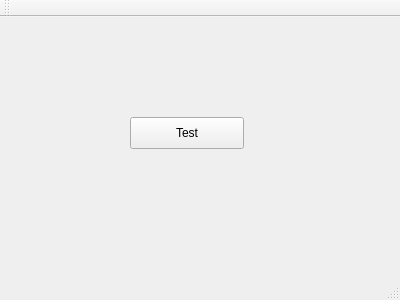
<?xml version="1.0" encoding="UTF-8"?>
<ui version="4.0">
 <class>MainWindow</class>
 <widget class="QMainWindow" name="MainWindow">
  <property name="geometry">
   <rect>
    <x>0</x>
    <y>0</y>
    <width>400</width>
    <height>300</height>
   </rect>
  </property>
  <property name="windowTitle">
   <string>MainWindow</string>
  </property>
  <widget class="QWidget" name="centralWidget">
   <widget class="QPushButton" name="testButton">
    <property name="geometry">
     <rect>
      <x>130</x>
      <y>100</y>
      <width>114</width>
      <height>32</height>
     </rect>
    </property>
    <property name="text">
     <string>Test</string>
    </property>
   </widget>
  </widget>
  <widget class="QMenuBar" name="menuBar">
   <property name="geometry">
    <rect>
     <x>0</x>
     <y>0</y>
     <width>400</width>
     <height>22</height>
    </rect>
   </property>
  </widget>
  <widget class="QToolBar" name="mainToolBar">
   <attribute name="toolBarArea">
    <enum>TopToolBarArea</enum>
   </attribute>
   <attribute name="toolBarBreak">
    <bool>false</bool>
   </attribute>
  </widget>
  <widget class="QStatusBar" name="statusBar"/>
 </widget>
 <layoutdefault spacing="6" margin="11"/>
 <resources/>
 <connections/>
</ui>
